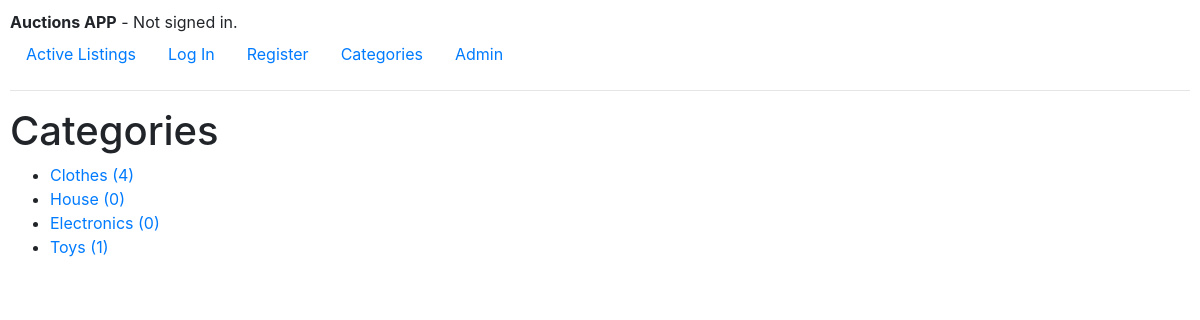
The page /categories on the database as committed earlier.
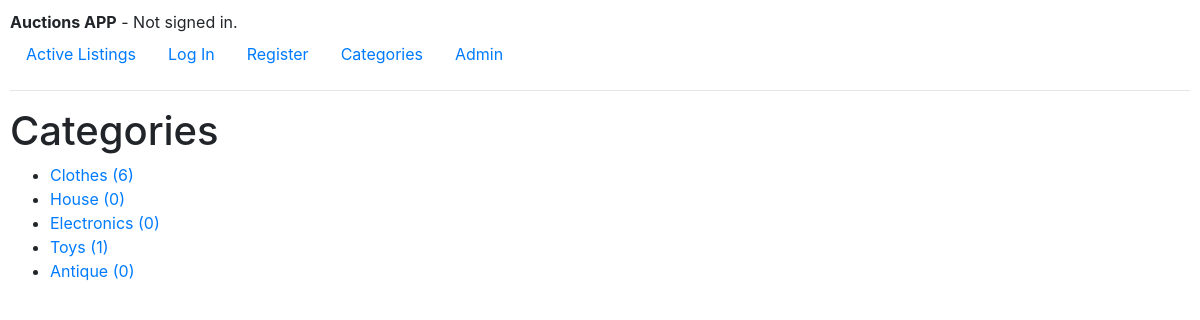
The same page on the database as committed later.
### auctions/models.py (models this page shows, shortened)
class Category(models.Model):
    name = models.CharField(max_length=40)
    @property
    def number_auctions(self):
        auctions = self.auctions.all()
        return len(auctions)

class Auction(models.Model):
    user = models.ForeignKey(User, on_delete=models.CASCADE, null=True, blank=True, related_name='auctions')
    name = models.CharField(max_length=100)
    description = models.CharField(max_length=500)
    minimum_bid = models.FloatField()
    date_created = models.DateTimeField(auto_now_add=True)
    image_url = models.URLField(null=True, blank=True, max_length=500)
    category = models.ForeignKey(Category, on_delete=models.SET_NULL, null=True, blank=True, related_name='auctions')
    closed = models.BooleanField(default=False)
    bid_minimum_increase = models.FloatField(default=5)
    winner = models.ForeignKey(User, on_delete=models.SET_NULL, null=True, blank=True)

### auctions/views.py (the view)
# urls.py: path("categories", views.categories, name="categories"),
def categories(request):
    categories = Category.objects.all()
    return render(request, "auctions/categories.html", {
        'categories': categories
    })

### auctions/templates/auctions/categories.html
{% extends "auctions/layout.html" %}
{% block body %}
    <h1>Categories</h1>
    <ul>
        {% for category in categories %}
            <li>
                <a href="{% url 'category_auctions' category_id=category.id %}">{{ category.name }} ({{ category.number_auctions }})</a>
            </li>
        {% endfor %}
    </ul>
{% endblock %}

### auctions/templates/auctions/layout.html (shortened to what this page needs)
{% load static %}
<!DOCTYPE html>
<html lang="en">
    <head>
        <link rel="stylesheet" href="https://stackpath.bootstrapcdn.com/bootstrap/4.4.1/css/bootstrap.min.css">
        <link href="{% static 'auctions/styles.css' %}" rel="stylesheet">
    </head>
    <body>
        <div class="login-info">
            <strong>Auctions APP</strong> -
            {% if user.is_authenticated %}
                Signed in as <strong>{{ user.username }}</strong>.
            {% else %}
                Not signed in.
            {% endif %}
        </div>
            <ul class="nav">
                <li class="nav-item">
                    <a class="nav-link" href="{% url 'index' %}">Active Listings</a>
                </li>
                {% if user.is_authenticated %}
                    <li class="nav-item">
                        <a class="nav-link" href="{% url 'logout' %}">Log Out</a>
                    </li>
                    <li class="nav-item">
                        <a class="nav-link" href="{% url 'watchlist' %}">Watchlist</a>
                    </li>
                    <li class="nav-item">
                        <a class="nav-link" href="{% url 'categories' %}">Categories</a>
                    </li>
                    <li class="nav-item">
                        <a class="nav-link" href="{% url 'auction_builder' %}">Create Listing</a>
                    </li>
                    <li class="nav-item">
                        <a class="nav-link" href="admin/login/?next=/admin/">Admin</a>
                    </li>
                {% else %}
                    <li class="nav-item">
                        <a class="nav-link" href="{% url 'login' %}">Log In</a>
                    </li>
                    <li class="nav-item">
                        <a class="nav-link" href="{% url 'register' %}">Register</a>
                    </li>
                    <li class="nav-item">
                        <a class="nav-link" href="{% url 'categories' %}">Categories</a>
                    </li>
                    <li class="nav-item">
                        <a class="nav-link" href="admin/login/?next=/admin/">Admin</a>
                    </li>
                {% endif %}
            </ul>
        <hr>
        {% block body %}
        {% endblock %}
    </body>
</html>

### auctions/static/auctions/styles.css (style rules this page uses)
body { padding: 10px; }
div { padding: 5px 0px }
.login-info { text-align: left; padding: 0px; }

Rows that differ between the two databases and show on the page:
computed for Category "Clothes": number_auctions "4" → "6"
added Category: name "Antique", number_auctions "0"
